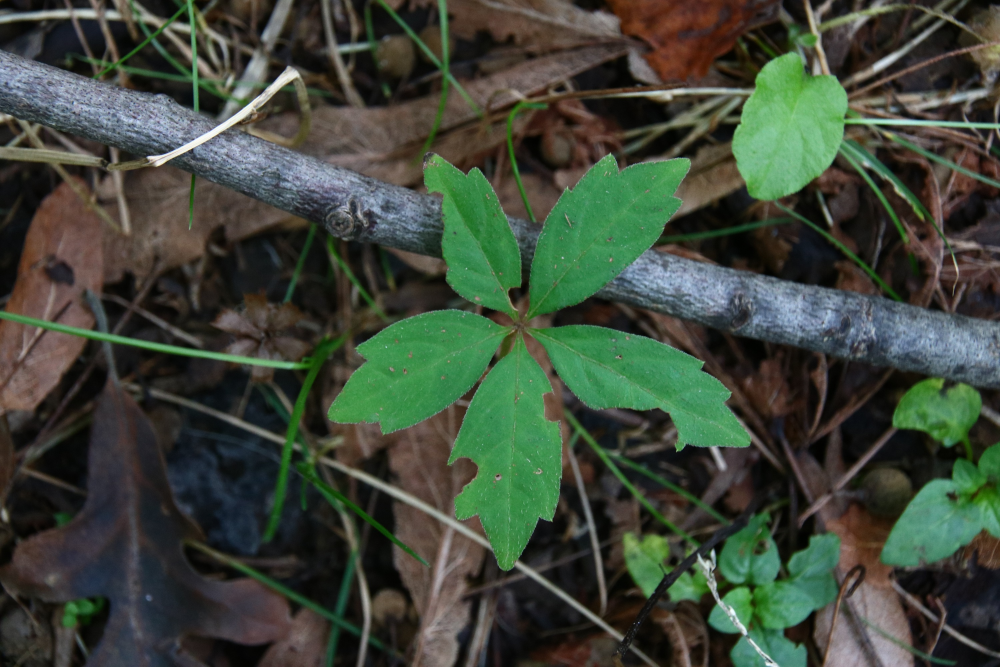
%> input picture IMAGES_OTHER_PLANTS/IMG_3138_2000_x_3000.jpg, 3000 x 2000 px (shown at 1/3 size)
$ octave --eval "result = Classify_Ivy('IMAGES_OTHER_PLANTS/IMG_3138_2000_x_3000.jpg');"   (GNU Octave 9; MATLAB toolbox functions it lacks are replaced by stand-ins)
%> lines starting %> are read from the running program, lines starting %| are printed output that depends on the picture; in (x1, y1, x2, y2) boxes, pixels count from 0 and x2, y2 are one past the last pixel; in counts of white or black regions, pixels touching at a corner belong together; the program's own positions count from 1
% Term Project
% CSCI: 431 - Computer Vision
% Fall 2022
function class = Classify_Ivy( filename )

    addpath('./IMAGES_OTHER_PLANTS/');
    addpath('./IMAGES_of_POISON_IVY/');

    % circle mask helper function
    % calculates a circle in the middle of image im
    % the radius of the circle is dependent on radius_factor which divides
    % the full radius by a number to make the circle smaller
    function mask = circle_mask( im, radius_factor )
%> called with radius_factor = 1

        % [row dimension, column dimension]
        dims = size(im);
        % the pixel in the very center of the image [x, y]
        center = round( dims( 1:2 ) / 2 );

        % info of our circle [row location, col location, circle radius]
        ci = [center(1), center(2), round(center(1) / radius_factor)];
        % grid wrt our circle location
        [x,y] = ndgrid( ( 1:dims(1) ) - ci(1),( 1:dims(2)) - ci(2) );
        % get the pixels inside the circle radius ci(3)
        mask = uint8((x.^2 + y.^2) < ci(3)^2);


    end


    % three channel subplot helper function
    % [17 lines left out: function plot_three_channels, not called in this run]

    % KMEANS Helper function
    % Perform KMeans Clustering on image im resulting in k clusters
    % We will utilize HSV and CIELAB* color spaces to assist us in finding
    % the leaf well
    function [cluster_id, centers] = do_kmeans( im, k )

        % row vectors, column vectors of our image - tells us where a pixel is
        % [xs, ys] = meshgrid( 1:s_dims(1), 1:s_dims(2) );

        % Convert our image to CIELAB
        im_lab = rgb2lab( im );

        % Extract luminance, a*, and b* LAB channels
        lum = im_lab(:,:,1);
        a_star = im_lab(:,:,2);
        b_star = im_lab(:,:,3);

        % Extract hue, saturation, and value HSV channels
        hsv = rgb2hsv( im );
        hue = hsv(:,:,1);
        % sat = hsv(:,:,2);
        val = hsv(:,:,3);

        % Extract Cr value from YCbCr space that also seems to help well in
        % isolating the leaf from its background
        ycbcr = rgb2ycbcr(im);
        cr = ycbcr(:,:,3);

        % plot_three_channels(im_lab);
        % plot_three_channels(hsv);
        % plot_three_channels(ycbcr);

        % Attributes input to k-means, utilizing the channels from above as
        % our input attributes
        attributes = [hue(:), val(:), lum(:), a_star(:), b_star(:), cr(:)];

        % Perform kmeans clustering on image returning k clusters
        [cluster_id, centers] = kmeans(attributes, k, 'MaxIter',250);

    end

    % read in image
    im = ( imread( filename ) );

    mask = circle_mask(im, 1);
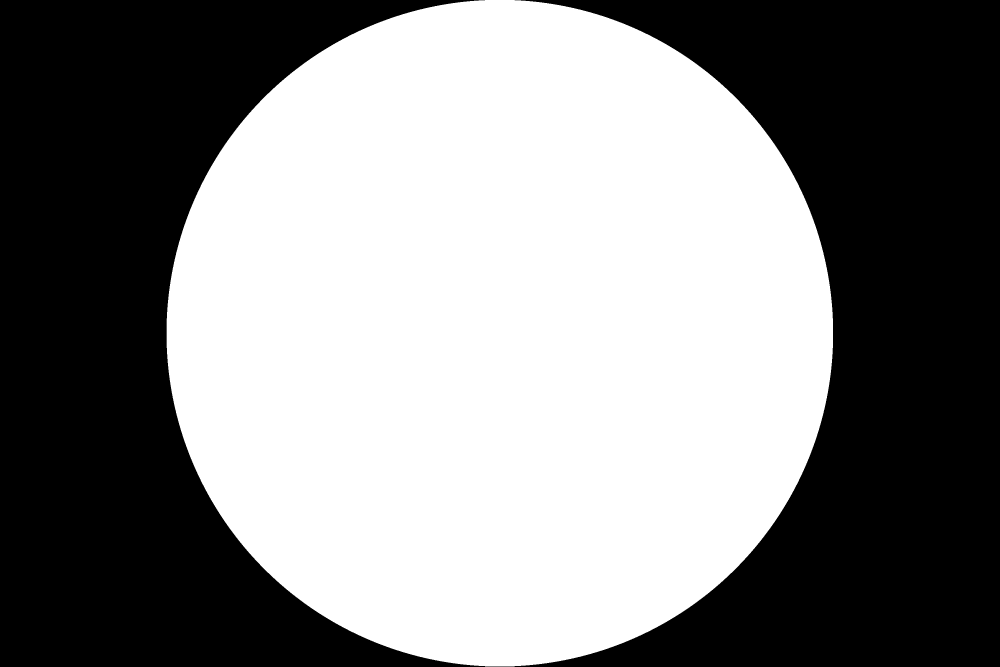
%> mask: size 2000x3000 uint8 (shown at 1/3 size); values 0 (black) and 1 (white), 52.4% white; 1 black region, box (x1, y1, x2, y2) and area: (0, 0, 3000, 2000) 2858479
    im_leaf_center = uint8(zeros(size(im)));
    % mask each of our rgb channels
    im_leaf_center(:,:,1) = im(:,:,1).*mask;
    im_leaf_center(:,:,2) = im(:,:,2).*mask;
    im_leaf_center(:,:,3) = im(:,:,3).*mask;

    % kmeans takes way too long on the full resolution image
    im_smaller = im_leaf_center( 3:3:end, 3:3:end, : );
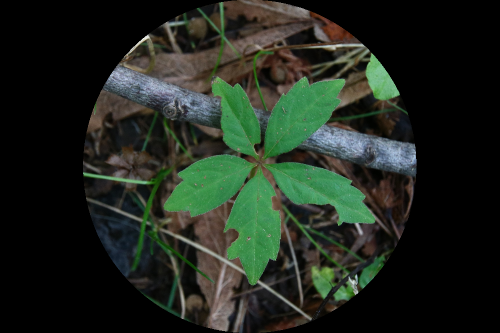
%> im_smaller: size 666x1000x3 uint8 (shown at 1/2 size); mean R, G, B 31.8, 39.7, 30.1

    % add 75% more saturation to image
    im_smaller_hsv = rgb2hsv(im_smaller);
%> im_smaller_hsv: size 666x1000x3 double; mean H, S, V 0.142, 0.187, 0.168
    im_smaller_hsv(:, :, 2) = im_smaller_hsv(:, :, 2) * 1.75;
%> im_smaller_hsv: size 666x1000x3 double; mean H, S, V 0.142, 0.327, 0.168
    im_smaller_sat = hsv2rgb(im_smaller_hsv);

    % unsharp masking filter - enhance sharpness of leaf vs. blur before we
    % go looking for strong edges
    im_sat_sharp = imsharpen(im_smaller_sat);

    % edge filter
    fltr_dIdy       = [ -1  -2  -3  -2  -1 ;
                         0   0   0   0   0 ;
                         0   0   0   0   0 ;
                         0   0   0   0   0 ;
                        +1  +2  +3  +2  +1 ] / (4*9);

    % image a* - we want to find significant edges in this domain
    im_sat_lab = rgb2lab(im_sat_sharp);
%> im_sat_lab: size 666x1000x3 double; mean of channels 1, 2, 3 14.6, -5.6, 8.1
    im_sat_a = im_sat_lab(:,:,2);
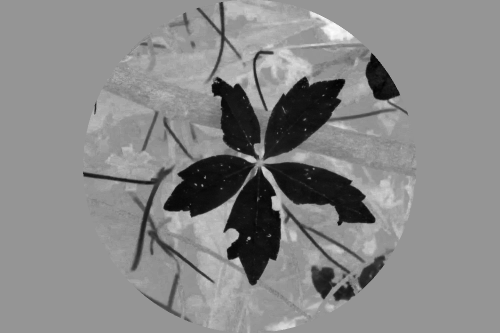
%> im_sat_a: size 666x1000 double (shown at 1/2 size); min -61.99, max 43.64, mean -5.6; drawn with min black and max white

    % calculate edge strengths
    dIdy = imfilter( im_sat_a, fltr_dIdy, 'same', 'repl' );
    dIdx = imfilter( im_sat_a, fltr_dIdy.', 'same', 'replicate');
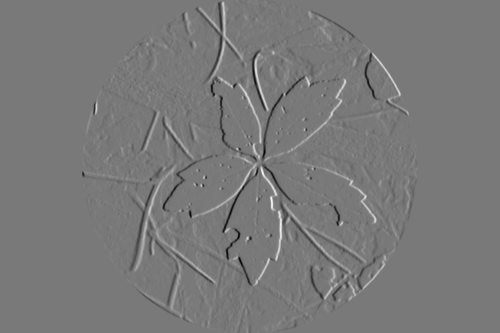
%> dIdx: size 666x1000 double (shown at 1/2 size); min -17.61, max 19.4, mean -9.87e-20; drawn with min black and max white
    dImag           = sqrt( dIdy.^2  + dIdx.^2 );

    % extract edges stronger than 3 in the x and y direction
    im_edges = ( dIdy         < -1 ) | ( dIdx < -1);
%> im_edges: size 666x1000 logical; 11.5% white; 1238 white regions (960 under 20 px), largest, box (x1, y1, x2, y2) and area: (443, 304, 733, 628) 11561, (414, 50, 692, 324) 7808, (164, 189, 515, 425) 7480
    im_edges = ( dImag > 3 );
%> im_edges: size 666x1000 logical; 7.5% white; 303 white regions (199 under 20 px), largest, box (x1, y1, x2, y2) and area: (324, 0, 753, 573) 16727, (502, 89, 818, 324) 7881, (164, 328, 432, 569) 6897

% [6 lines of commented-out code are left out]
    [cluster_id, centers] = do_kmeans( im_sat_sharp, 7 );
%> in do_kmeans, `b_star = im_lab(:,:,3);`:
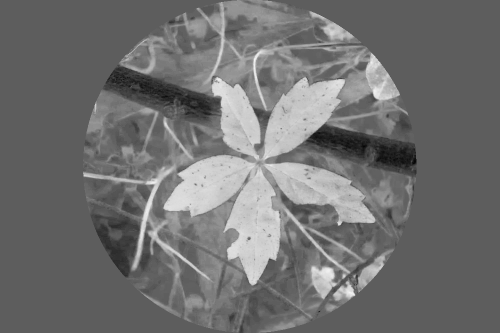
%> b_star: size 666x1000 double (shown at 1/2 size); min -39.52, max 68.09, mean 8.1; drawn with min black and max white
%> in do_kmeans, `hue = hsv(:,:,1);`:
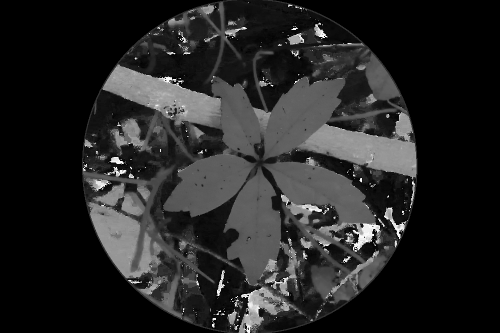
%> hue: size 666x1000 double (shown at 1/2 size); min 0, max 1, mean 0.148
%> in do_kmeans, `val = hsv(:,:,3);`:
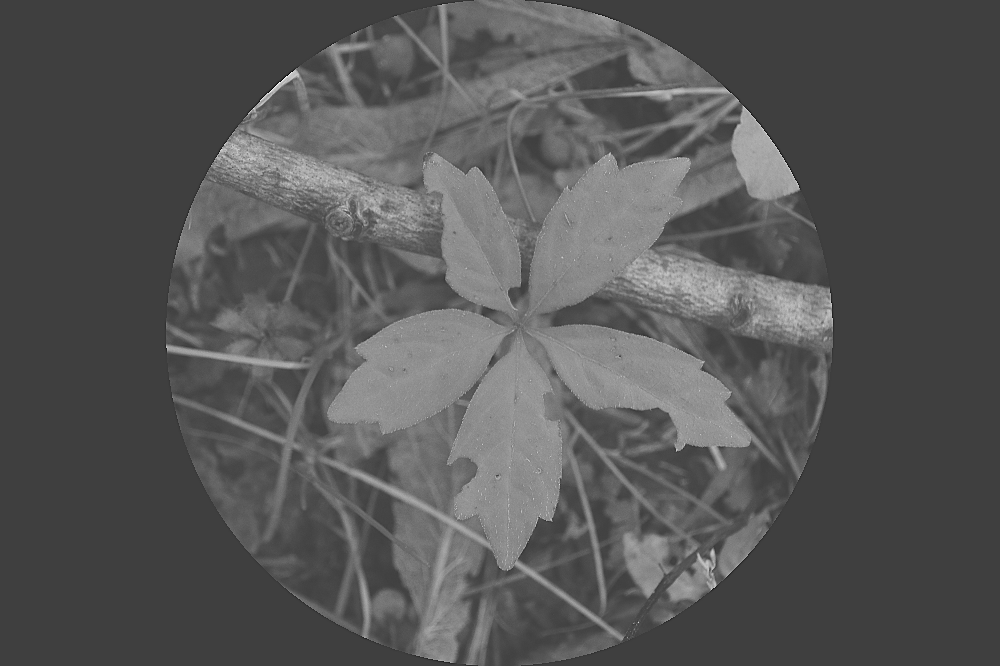
%> val: size 666x1000 double; min -0.442, max 1.35, mean 0.169; drawn with min black and max white
%> (the run ends here)

$ run again, on IMAGES_OTHER_PLANTS/IMG_3162_2000_x_3000.jpg
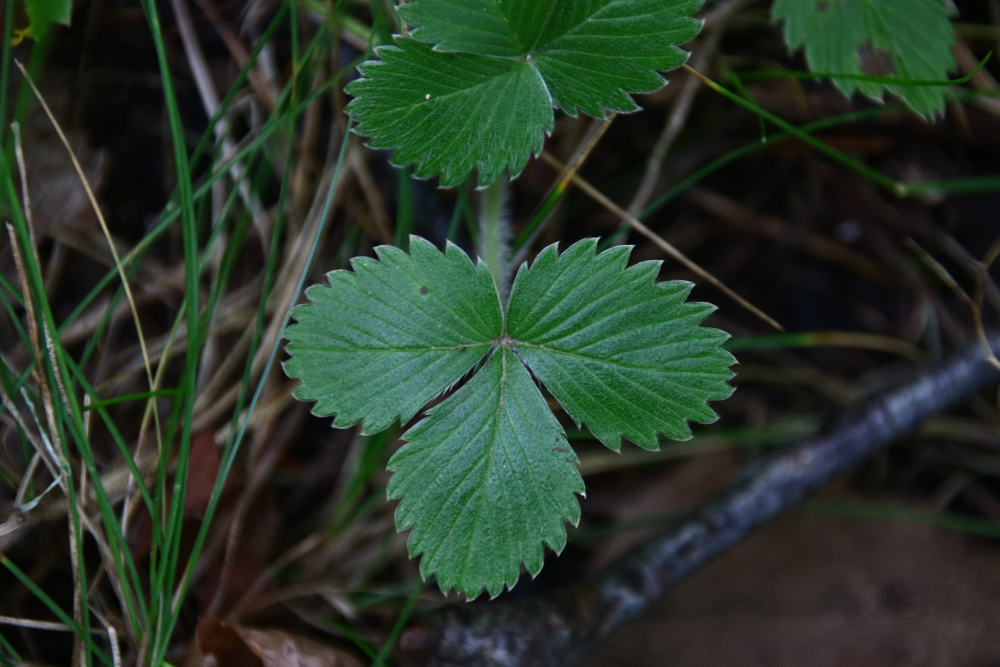
%> input picture IMAGES_OTHER_PLANTS/IMG_3162_2000_x_3000.jpg, 3000 x 2000 px (shown at 1/3 size)
%> mask: size 2000x3000 uint8; values 0 (black) and 1 (white), 52.4% white; 1 black region, box (x1, y1, x2, y2) and area: (0, 0, 3000, 2000) 2858479
%> im_sat_lab: size 666x1000x3 double; mean of channels 1, 2, 3 12.8, -9.2, 7.2
%> in Classify_Ivy, `im_edges = ( dIdy         < -1 ) | ( dIdx < -1);`:
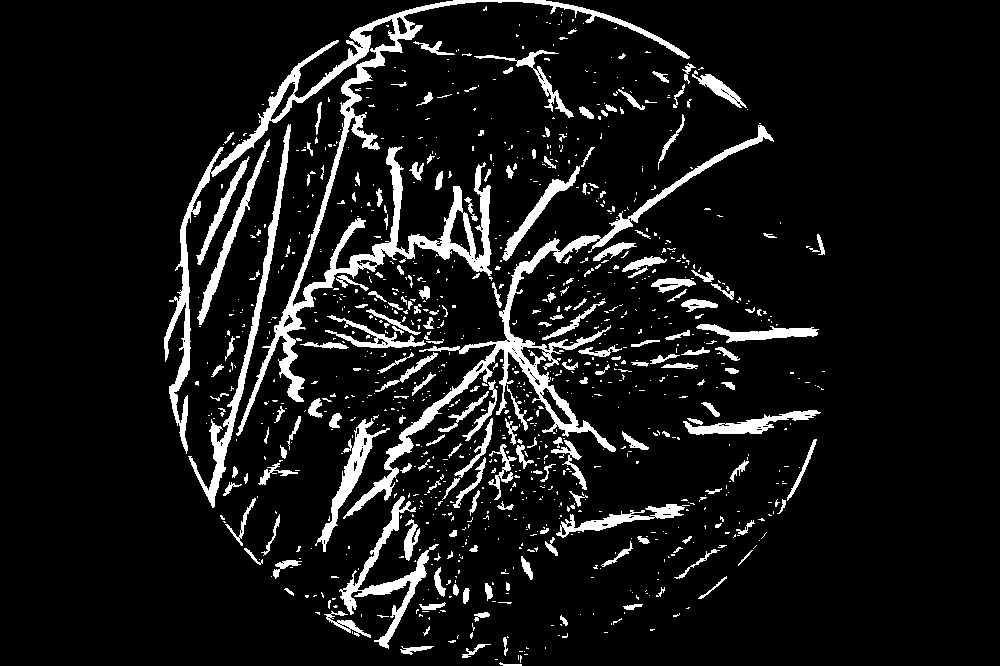
%> im_edges: size 666x1000 logical; 9.1% white; 1034 white regions (825 under 20 px), largest, box (x1, y1, x2, y2) and area: (164, 0, 690, 454) 16125, (343, 125, 774, 519) 7969, (188, 124, 291, 508) 2980
%> hsv: size 666x1000x3 double; mean H, S, V 0.2, 0.4, 0.1
%> in do_kmeans, `hue = hsv(:,:,1);`:
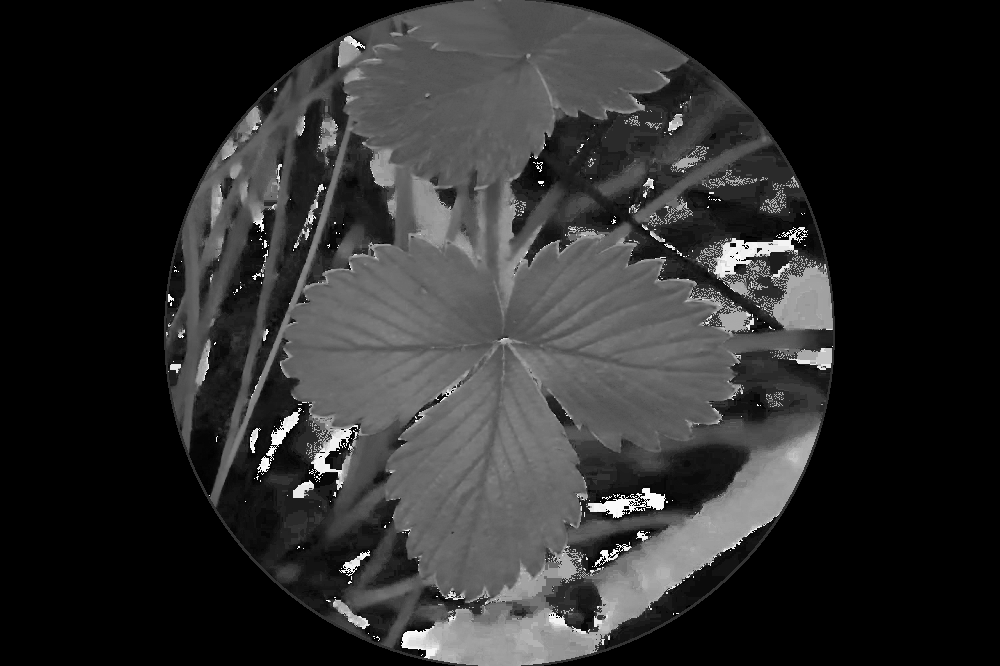
%> hue: size 666x1000 double; min 0, max 1, mean 0.177

$ run again, on IMAGES_OTHER_PLANTS/IMG_3164_2000_x_3000.jpg
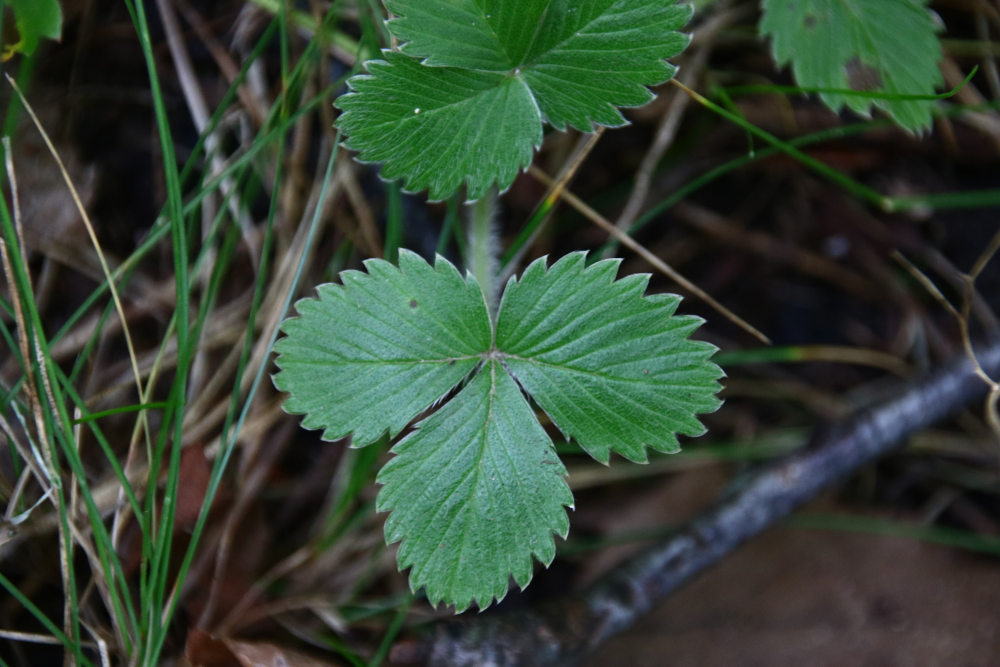
%> input picture IMAGES_OTHER_PLANTS/IMG_3164_2000_x_3000.jpg, 3000 x 2000 px (shown at 1/3 size)
%> mask: size 2000x3000 uint8; values 0 (black) and 1 (white), 52.4% white; 1 black region, box (x1, y1, x2, y2) and area: (0, 0, 3000, 2000) 2858479
%> im_sat_lab: size 666x1000x3 double; mean of channels 1, 2, 3 16.1, -10.2, 8
%> in Classify_Ivy, `im_edges = ( dIdy         < -1 ) | ( dIdx < -1);`:
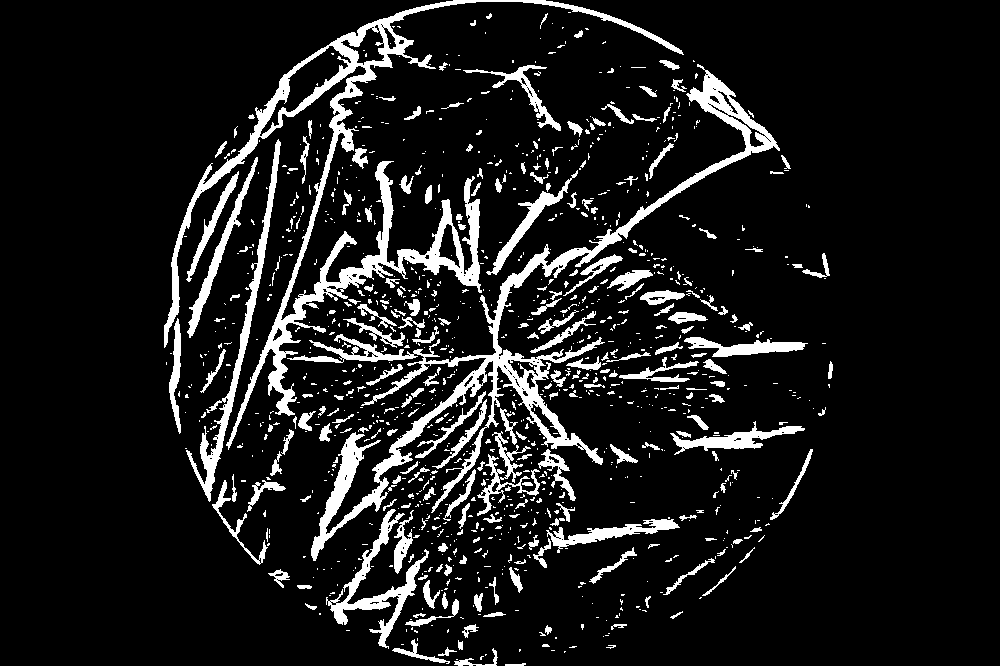
%> im_edges: size 666x1000 logical; 10.6% white; 1091 white regions (840 under 20 px), largest, box (x1, y1, x2, y2) and area: (164, 0, 684, 450) 16288, (287, 64, 780, 561) 14864, (186, 139, 281, 502) 2991
%> hsv: size 666x1000x3 double; mean H, S, V 0.2, 0.3, 0.2
%> in do_kmeans, `hue = hsv(:,:,1);`:
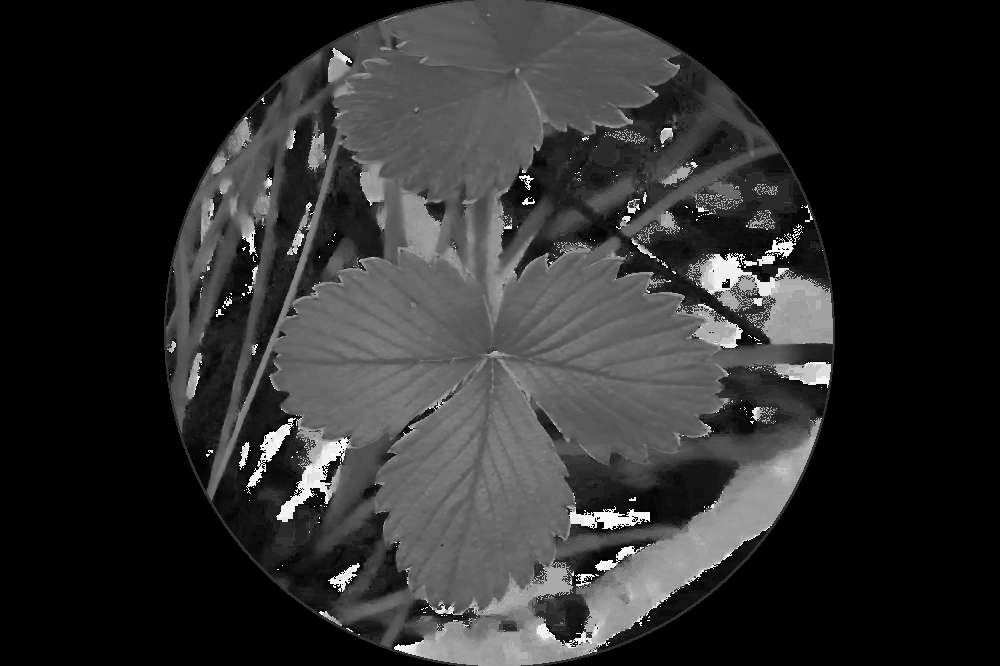
%> hue: size 666x1000 double; min 0, max 1, mean 0.181
